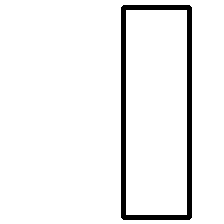
#> input picture colab/Euclid_dataset/rectangle/0_rectangle.png, 224 x 224 px; its folder holds only this picture in this run
$ jupyter execute --allow-errors '0_Introduction_on_Python_for_Machine_Learning (1).ipynb'   (shell and % lines are left out)
#> lines starting #> are read from the running program, lines starting #| are printed output that depends on the picture; after the words box and inside, x2 and y2 are one past the last pixel; in counts of white or black regions, pixels touching at a corner belong together
# **Opening a file and read the content**
In this lesson, we learn how to open a file with Python and how to read the content.

**It is absolutely recommended to read the documentation relating to the functions and methods used!**
Usually, it is sufficient type on Google the name of the function (and eventually the name of the library used).

### Locate the file we want to use.
The file is `shapes.txt`: this is the file of the dataset that we are going to use in our exercises.

There are two options to use the file in a Colab project:
- Upload the file through the Colab GUI (temporary upload!);
- Upload the file on your Google Drive (you have to use the same Google account that you use with Colab)). Then, it is necessary to mount the drive in your Colab machine (use the "Mount Drive" button.);
- Use the following code snippet (recommended)
<br>

[cell 1]
from google.colab import files
uploaded = files.upload()
#> the answer given: 0_rectangle.png

The default location of the file is in `/content`.

[cell 2]
file_path = '/content/shapes.txt' # equivalent to: 'shapes.txt'

### First way to open a file
Remember to close the file once read!
<br>
**Tools**:

* `open(<path>, <mode>)`: open the file located in the `path`, for reading, writing, ect. depending by the `mode`.

[cell 3]
f = open(file_path, 'r')
#> (reads colab/Euclid_dataset/shapes.txt from the repository)
lines = f.readlines()
f.close()
print('Read {} lines'.format(len(lines)))

### Second way to open a file
In this case, the file is auotomatically closed.

[cell 4]
with open(file_path, 'r') as f:
    lines = f.readlines()
print('Read {} lines'.format(len(lines)))

# **File content processing**
In this block, we learn how to process the content of a file.

### Read the first two lines
Note that each line has the following format: `image_name` `coordinates`.
Coordinates are organized as follows: $p^1_x \quad p^1_y \quad p^2_x \quad p^2_y \quad ... \quad p^n_x \quad p^n_x$,  $\quad 3 \leq n \leq 4$, since we have the classes:

*   Triangle
*   Rectangle
*   Square
*   Rhombus

Example: `0_triangle.png 114 221 152 189 223 30`

**Tools**:
- `strip()`: removes both the leading and the trailing characters.
- `split()`: breaks up a string at the specified separator and returns a list of strings.
- Slicing: `list[start:stop:step]`

Examples:

*   `a[start:stop]  # items start through stop-1`
*   `a[start:]      # items start through the rest of the array`
*   `a[:stop]       # items from the beginning through stop-1`
*   `a[:]           # a copy of the whole array`
*   `a[-1]    # last item in the array`
*   `a[-2:]   # last two items in the array`
*   `a[:-2]   # everything except the last two items`
*    `a[::-1]    # all items in the array, reversed`

[cell 5]
for line in lines[:2]:

    print("Raw content:", line)

    content = line.strip()
    print("Content after strip:", content)

    content = content.split(' ')
    print("Content after split:", content)

    # now the content is a list with the splitted elements
    image_name = content[0]   # the image name is in the first position
    coordinates = content[1:] # coordinates in the following part

    # print the content
    print('Name:', image_name, 'Coords:', coordinates)
    print()
    print()

Note that the element in the list are strings. We must convert these strings in integers (`int`).

**Tools**:
- List comprehension: `[expression for item in list]`

[cell 6]
coordinates = [int(x) for x in coordinates]
print('Name:', image_name, 'Coords:', coordinates)

# **Understanding the directory organization**

We will use the directory of the dataset that we are going to use in our exercises.

Also in that case, we have many options to upload the content:

1.   Upload the `.zip` file containing the *Euclid* dataset from the left panel (first icon on the top bar)

2.   Unzip the file using the following comand. Dataset folders will appear in `/content/sample_data`

A new folder is in your virtual machine (click the "Reload" icon if you do not see it).

You can directly upload the dataset folder on your Google Drive account (you may have mounted the Drive before).

Let's define the path of the dataset

[cell 7]
dataset_path = '/content/dataset/Euclid_dataset' # /content/driver/... if the dataset is in the Drive folder

### Count the number of images in each dataset folder

**Tools**:

- `glob(<pathname>)`: return a possibly-empty list of path names that match pathname. You can also use wildcards (`*`,` ?`, `[ranges]`) apart from exact string search to make path retrieval more simple and convenient.
- `os.path.join`: join one or more path components

Example of the `join` command.

[cell 8]
from os.path import join
s1 = 'path1'
s2 = 'path2'
s3 = 'path3'
print('Final path:', join(s1, s2, s3))

Example of the `glob` command

[cell 9]
from glob import glob
elements = glob(join(dataset_path, '*'))
print(len(elements), elements)

Now, we are ready to count the number of images in each folder of the dataset.

[cell 10]
shapes = ['triangle', 'rectangle', 'square', 'rhombus']
for shape in shapes:
    images = glob(join(dataset_path, shape, '*.png'))
    print('Total amount of {}: \t {}'.format(shape, len(images)))

Let's compute the total amount of images.

[cell 11]
images = glob(join(dataset_path, '*', '*.png'))
print('Total amount of images: {}'.format(len(images)))
print('List of images:', sorted(images))

### Exercise
Read the content of the file `shapes.txt` and **accumulate** the image names and coordinates in two different lists, named `image_names` and `shape_coordinates`. Output the final length of the two lists.

[cell 12]
with open(file_path, 'r') as f:
    lines = f.readlines()
image_names = []
shape_coordinates = []
for line in lines:
    # remove control chars (\n)

    # split the content of the line

    # the image name is in the first position

    # coordinates in the following part

    # cast the vertices from string to int

    shape_coordinates.append(coordinates)
    image_names.append(image_name)

# **Images**
Now, it's time to play with images!

### Reading and showing images
We use the *OpenCV* library to handle images.

Tools:
-   `cv2.imread()`: opens an image.
-   `cv2_imshow()`: shows an image. (original cv2 function is `cv2.imshow()`)
-   `cv2.resize()`: resizes an image.

[cell 13]
import cv2
from google.colab.patches import cv2_imshow

for image in images[::100]:
    img = cv2.imread(image, 0) # 0: bw, 1: color
#> img: shape (224, 224); 94.5% white; 1 black region, box (x1, y1, x2, y2) and area: (121, 5, 192, 220) 2748
    img = cv2.resize(img, None, fx=0.5, fy=0.5)
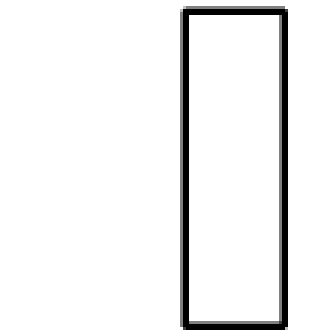
#> img: shape (112, 112) (shown 3 times larger); min 0, max 255, mean 241
    cv2_imshow(img)

### Processing images
Remember that images are numbers, organized in $M \times N \times C$ matrices, where $M$ is the number of columns, $N$ is the number of rows and $C$ is the number of channels ($C=1$ for black and white images, $C=3$ for RGB images).

We use the *Numpy* library.

**Tools**:
-   `np.max()`: returns the maximum along a given axis.
-   `np.min()`: returns the minimum along a given axis.
-   `np.mean()`: returns the average value along a given axis.
-   `np.std()`: returns the standard deviation along a given axis.

[cell 14]
import random
import numpy as np
image_name = image_names[random.randint(0, len(image_names))]

shape = image_name.split('_')[1][:-4]
print(join(dataset_path, shape, image_name))

img = cv2.imread(join(dataset_path, shape, image_name), 1)
#> (the rest of this cell did not finish here and is left out)

### From coordinates, to lines and points
We are going to draw coordinates and shapes in images using OpenCV library.
It is a useful activity in order to better understand our data available in the dataset.

**Tools**:
-   `cv2.circle()`: draws a circle on any image.
-   `cv2.putText()`: draw a text string on any image.
-   `cv2.line()`: draws a line on any image.

[cell 15]
draw_coords = True
write_text = True
draw_shapes = True

for c in shape_coordinates[::200]:

    white_paper = np.ones((224, 224, 3)) * 255

    if draw_coords:
        # draw vertices
        cv2.circle(white_paper, (c[0], c[1]), 4, (255, 0, 0), -1)
        cv2.circle(white_paper, (c[2], c[3]), 4, (255, 0, 0), -1)
        cv2.circle(white_paper, (c[4], c[5]), 4, (255, 0, 0), -1)
        if len(c) > 6:
            cv2.circle(white_paper, (c[6], c[7]), 4, (255, 0, 0), -1)

    if write_text:
        # write text
        cv2.putText(white_paper, 'P1', (c[0], c[1]), cv2.FONT_HERSHEY_COMPLEX, 0.5, (0, 255, 0))
        cv2.putText(white_paper, 'P2', (c[2], c[3]), cv2.FONT_HERSHEY_COMPLEX, 0.5, (0, 255, 0))
        cv2.putText(white_paper, 'P3', (c[4], c[5]), cv2.FONT_HERSHEY_COMPLEX, 0.5, (0, 255, 0))
        if len(c) > 6:
            cv2.putText(white_paper, 'P4', (c[6], c[7]), cv2.FONT_HERSHEY_COMPLEX, 0.5, (0, 255, 0))

    if draw_shapes:
        # draw shapes
        cv2.line(white_paper, (c[0], c[1]), (c[2], c[3]), (0, 0, 0), 1)
        cv2.line(white_paper, (c[2], c[3]), (c[4], c[5]), (0, 0, 0), 1)
        if len(c) == 6:
            cv2.line(white_paper, (c[4], c[5]), (c[0], c[1]), (0, 0, 0), 1)
        else:
            cv2.line(white_paper, (c[4], c[5]), (c[6], c[7]), (0, 0, 0), 1)
            cv2.line(white_paper, (c[6], c[7]), (c[0], c[1]), (0, 0, 0), 1)

    print()
    cv2_imshow(white_paper)
#> this loop made 4 passes
#> pass 1, `cv2_imshow(white_paper)`:
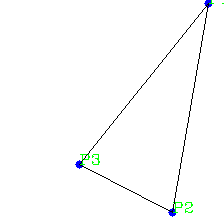
#> shown: shape (224, 224, 3) float64; mean B, G, R 251.9, 252.1, 251.4
